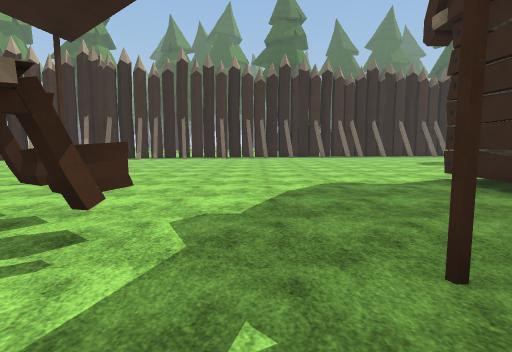
View 1 (above)

23 first-person views from a walk through a 3-D level made in the Unity game engine. The camera is 1.5 m above the floor, tilts 6° down and sees 80° across. The floor is counted in squares, 2 m on a side. Each view is taken from the middle of a square. On the plan, view 1 faces up. The plan holds only what a view shows up to about 10 squares ahead; the rest is blank. The place goes on beyond the plan. Flat ground stands in for the terrain. The player is left out. Door leaves are left out, so doorways stand open. Surface patterns are stand-ins for the level's own textures.

View 2
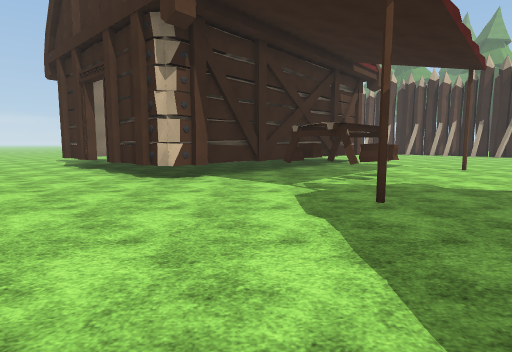

View 3
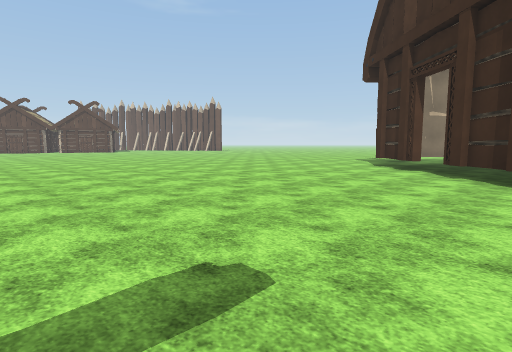

View 4
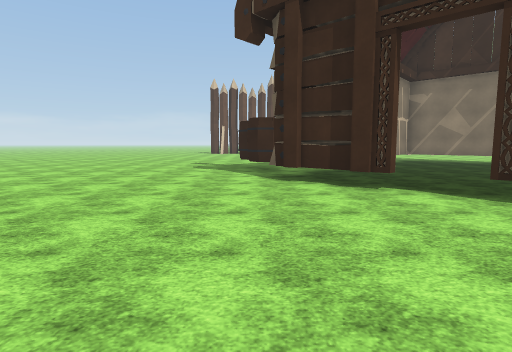

View 5
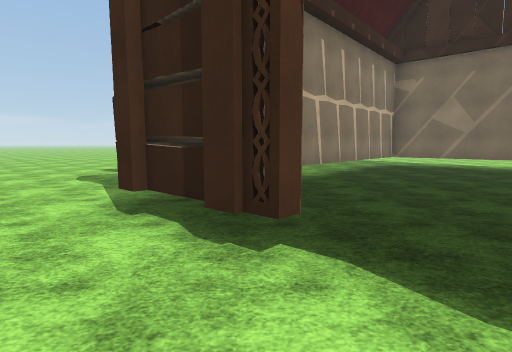

View 6
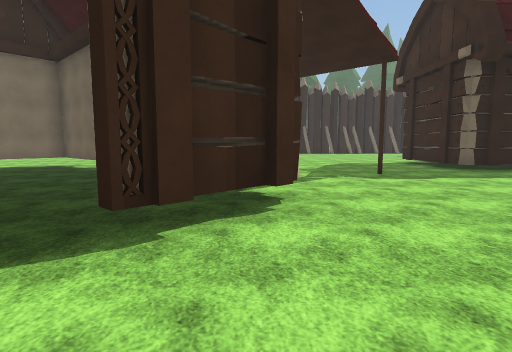

View 7
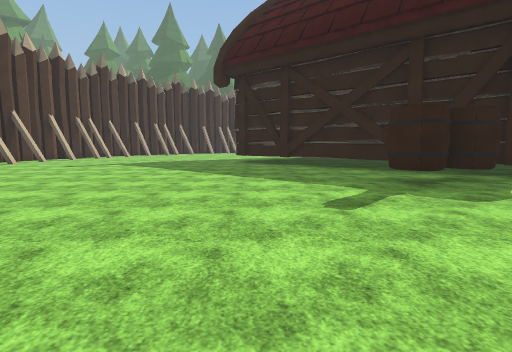

View 8
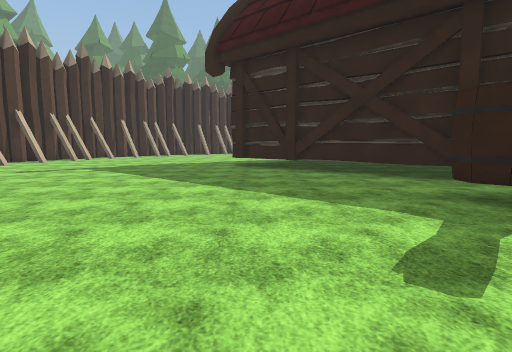

View 9
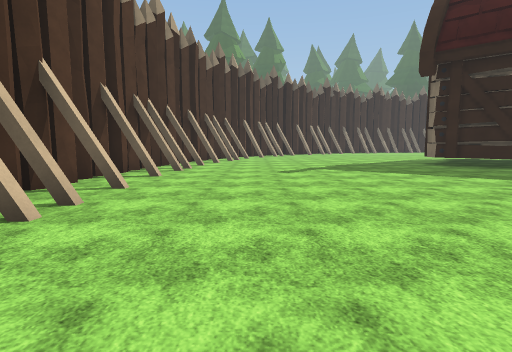

View 10
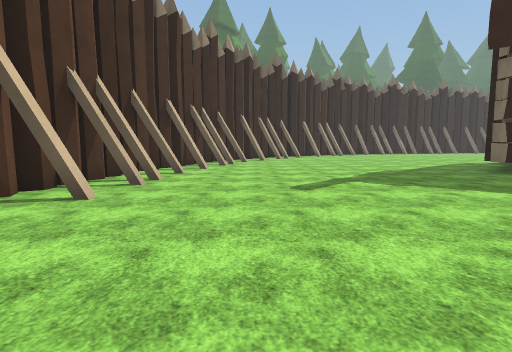

View 11
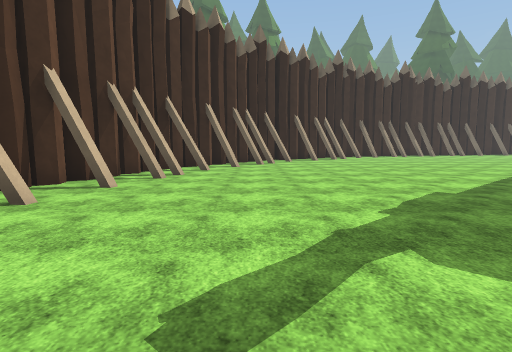

View 12
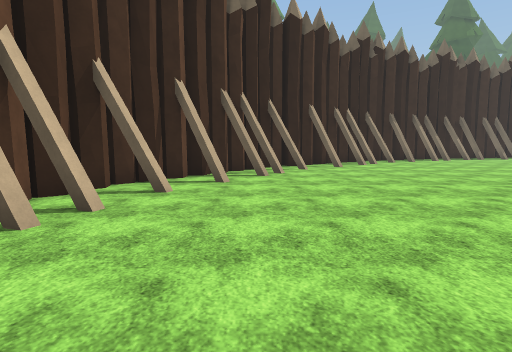

View 13
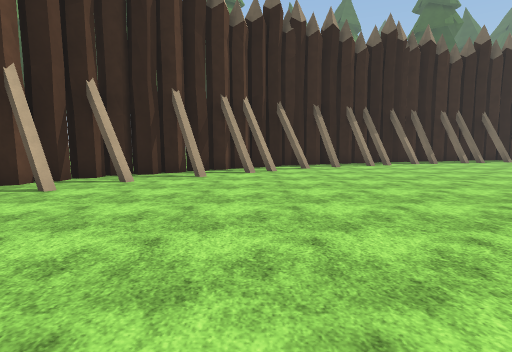

View 14
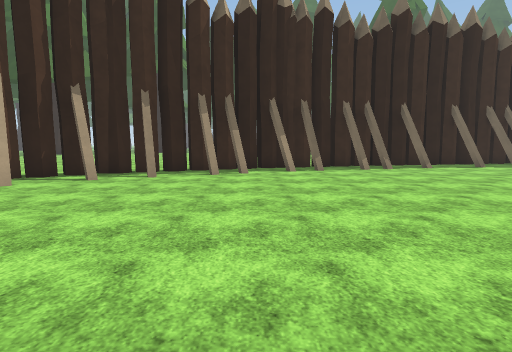

View 15
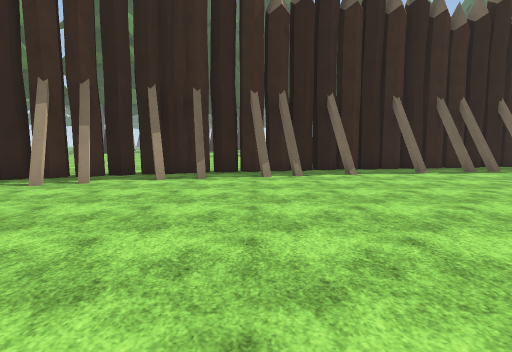

View 16
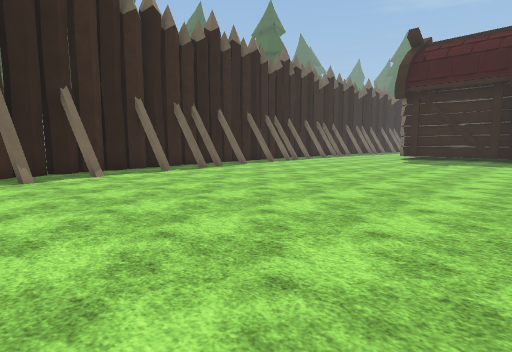

View 17
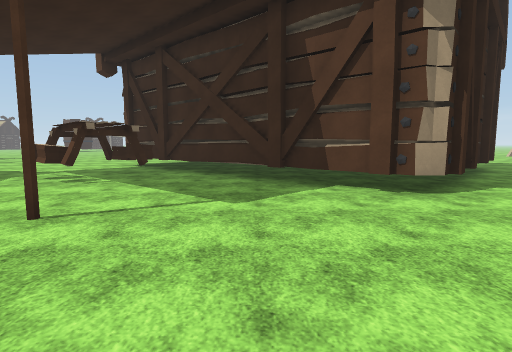

View 18
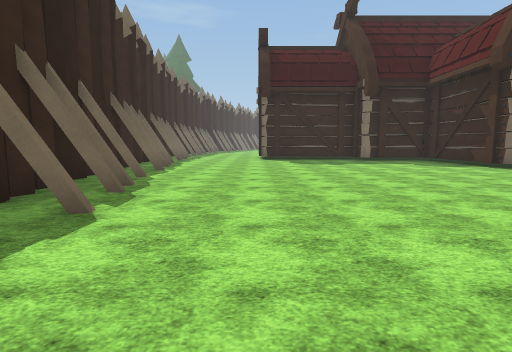

View 19
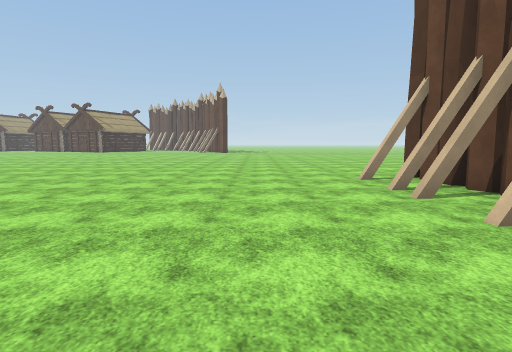

View 20
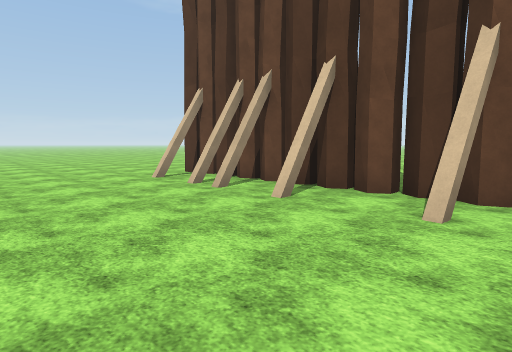

View 21
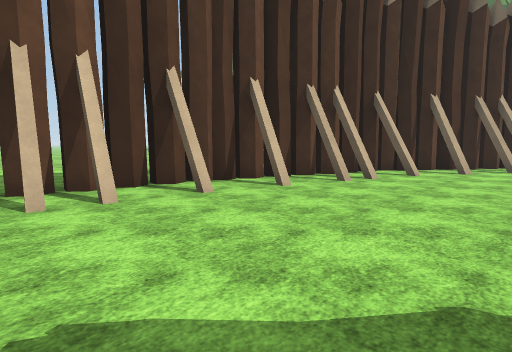

View 22
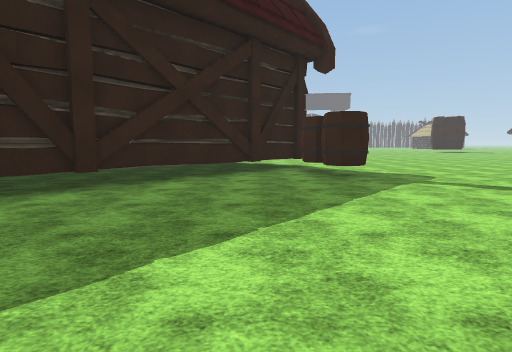

View 23
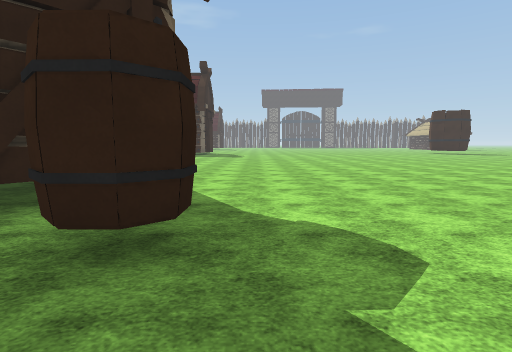

### Floor plan
Key: @ floor where view 1 was taken; # wall or solid block; x gap in a wall; . floor; D open door; ^ raised ledge; O other object.
Columns run from 24 left of view 1 to 5 right of it. Each row starts with its distance up from view 1.
 18                       ########
 17              ..  .#####.#.#.##
 16              .#######.#.......
 15             ###.####..........
 14           .####...............
 13           ##.#................
 12         ###...................
 11       #####...................
 10       #.......................
  9      ###......................
  8      ##.......................
  7     ###.......................
  6    ###..............#.......##
  5    ##.......................#
  4    #...........##...........##
  3   ###.........#^^#....O.....O#
  2   #..........#^^^^#..OOO.#....
  1   ##........#^^^^^^#.OO......
  0  ###........^^^^^^^^##..@.....
 -1 .#..........#^^^^^^^^##......
 -2 .#x.........##^^^^^^^^#.......
 -3  #............#^^^^^^#........
 -4  #.............##^^^DD........
 -5  #..............##^^DD........
 -6  ##..............###..........
 -7  ##............OO.............
 -8  ##...........................
 -9  #...........................
-10  #...........................
-11  ............................
-12  ....................... ....
-13  ............. .........  ...

Positions as (right, up) in squares from view 1, and headings:
1: (0, 0), facing up
2: (5, 0), facing left
3: (5, -2), facing down-left
4: (1, -7), facing left
5: (-2, -5), facing left
6: (-2, -6), facing up
7: (-12, -13), facing up
8: (-12, -11), facing up
9: (-19, -11), facing up
10: (-19, -8), facing up
11: (-18, -4), facing up
12: (-18, 0), facing up
13: (-14, 3), facing up
14: (-9, 6), facing up
15: (-6, 8), facing up
16: (-6, 8), facing up-right
17: (-6, 9), facing down
18: (-5, 14), facing right
19: (-19, -3), facing down
20: (-18, -3), facing down-left
21: (-17, -3), facing up-left
22: (-16, -5), facing right
23: (-11, -8), facing right
